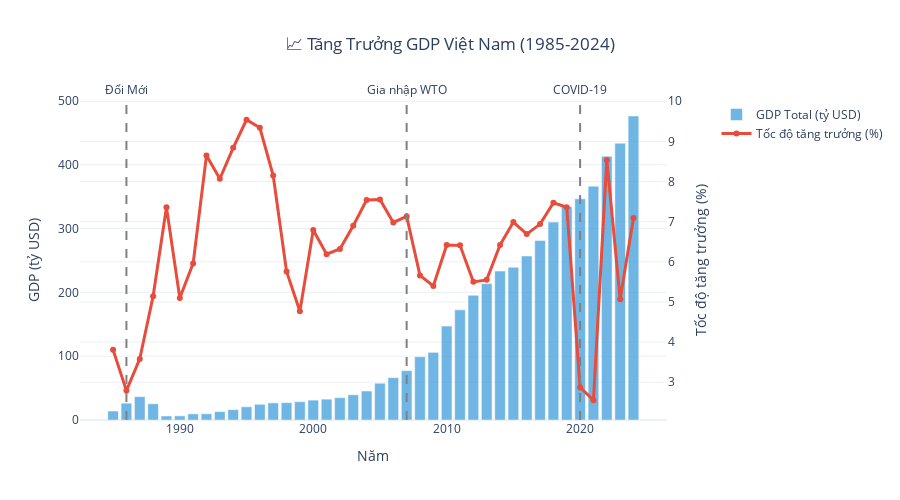

The notebook cell saved with this chart:
### Markdown cell above
## 📈 Phần 1: Tăng Trưởng Kinh Tế Qua 65 Năm

### Code cell
# GDP Total and Growth Rate over time
econ = datasets['economic'].copy()
econ['Period'] = econ['Year'].apply(categorize_period)

# Convert to numeric
econ['GDPTotalBillion'] = pd.to_numeric(econ['GDPTotalBillion'], errors='coerce')
econ['GDPGrowthRate'] = pd.to_numeric(econ['GDPGrowthRate'], errors='coerce')

# Create dual-axis chart
fig = make_subplots(
    rows=1, cols=1,
    specs=[[{"secondary_y": True}]]
)

# GDP Total (bars)
gdp_data = econ.dropna(subset=['GDPTotalBillion'])
fig.add_trace(
    go.Bar(
        x=gdp_data['Year'],
        y=gdp_data['GDPTotalBillion'],
        name='GDP Total (tỷ USD)',
        marker_color='#3498db',
        opacity=0.7
    ),
    secondary_y=False
)

# Growth Rate (line)
growth_data = econ.dropna(subset=['GDPGrowthRate'])
fig.add_trace(
    go.Scatter(
        x=growth_data['Year'],
        y=growth_data['GDPGrowthRate'],
        name='Tốc độ tăng trưởng (%)',
        line=dict(color='#e74c3c', width=3),
        mode='lines+markers'
    ),
    secondary_y=True
)

# Add vertical lines for key events
events = [
    (1986, 'Đổi Mới'),
    (2007, 'Gia nhập WTO'),
    (2020, 'COVID-19')
]

for year, event in events:
    fig.add_vline(
        x=year,
        line_dash="dash",
        line_color="gray",
        annotation_text=event,
        annotation_position="top"
    )

# Update layout
fig.update_xaxes(title_text="Năm")
fig.update_yaxes(title_text="GDP (tỷ USD)", secondary_y=False)
fig.update_yaxes(title_text="Tốc độ tăng trưởng (%)", secondary_y=True)

fig.update_layout(
    title={
        'text': '📈 Tăng Trưởng GDP Việt Nam (1985-2024)',
        'x': 0.5,
        'xanchor': 'center'
    },
    height=500,
    template='plotly_white',
    hovermode='x unified'
)

fig.show()

# Statistics
print("\n📊 Thống kê GDP:\n")
print(f"  GDP 1985: ${gdp_data.iloc[0]['GDPTotalBillion']:.1f}B")
print(f"  GDP 2024: ${gdp_data.iloc[-1]['GDPTotalBillion']:.1f}B")
print(f"  Tăng trưởng: {gdp_data.iloc[-1]['GDPTotalBillion']/gdp_data.iloc[0]['GDPTotalBillion']:.1f}x")
print(f"\n  Tốc độ TB 1986-1999: {econ[(econ['Year']>=1986) & (econ['Year']<2000)]['GDPGrowthRate'].mean():.2f}%")
print(f"  Tốc độ TB 2000-2019: {econ[(econ['Year']>=2000) & (econ['Year']<2020)]['GDPGrowthRate'].mean():.2f}%")
print(f"  Tốc độ TB 2020-2024: {econ[econ['Year']>=2020]['GDPGrowthRate'].mean():.2f}%")

### Figure 1 — Plotly figure (JSON) as saved in the notebook; plotly's stock layout.template omitted (floating-point values rounded to 4 significant figures)
{"data": [{"marker": {"color": "#3498db"}, "name": "GDP Total (tỷ USD)", "opacity": 0.7, "type": "bar", "x": [1985, 1986, 1987, 1988, 1989, 1990, 1991, 1992, 1993, 1994, 1995, 1996, 1997, 1998, 1999, 2000, 2001, 2002, 2003, 2004, 2005, 2006, 2007, 2008, 2009, 2010, 2011, 2012, 2013, 2014, 2015, 2016, 2017, 2018, 2019, 2020, 2021, 2022, 2023, 2024], "xaxis": "x", "y": [14.1, 26.34, 36.66, 25.42, 6.293, 6.472, 9.613, 9.867, 13.18, 16.29, 20.74, 24.66, 26.84, 27.21, 28.68, 31.17, 32.69, 35.06, 39.55, 45.43, 57.63, 66.37, 77.41, 99.13, 106.0, 147.2, 172.6, 195.6, 213.7, 233.5, 239.3, 257.1, 281.4, 310.1, 334.4, 346.6, 366.5, 413.4, 433.9, 476.4], "yaxis": "y"}, {"line": {"color": "#e74c3c", "width": 3}, "mode": "lines+markers", "name": "Tốc độ tăng trưởng (%)", "type": "scatter", "x": [1985, 1986, 1987, 1988, 1989, 1990, 1991, 1992, 1993, 1994, 1995, 1996, 1997, 1998, 1999, 2000, 2001, 2002, 2003, 2004, 2005, 2006, 2007, 2008, 2009, 2010, 2011, 2012, 2013, 2014, 2015, 2016, 2017, 2018, 2019, 2020, 2021, 2022, 2023, 2024], "xaxis": "x", "y": [3.81, 2.79, 3.58, 5.14, 7.36, 5.1, 5.96, 8.65, 8.07, 8.84, 9.54, 9.34, 8.15, 5.76, 4.77, 6.79, 6.19, 6.32, 6.9, 7.54, 7.55, 6.98, 7.13, 5.66, 5.4, 6.42, 6.41, 5.5, 5.55, 6.42, 6.99, 6.69, 6.94, 7.47, 7.36, 2.87, 2.55, 8.54, 5.07, 7.09], "yaxis": "y2"}], "layout": {"annotations": [{"showarrow": false, "text": "Đổi Mới", "x": 1986, "xanchor": "center", "xref": "x", "y": 1, "yanchor": "bottom", "yref": "y domain"}, {"showarrow": false, "text": "Gia nhập WTO", "x": 2007, "xanchor": "center", "xref": "x", "y": 1, "yanchor": "bottom", "yref": "y domain"}, {"showarrow": false, "text": "COVID-19", "x": 2020, "xanchor": "center", "xref": "x", "y": 1, "yanchor": "bottom", "yref": "y domain"}], "height": 500, "hovermode": "x unified", "shapes": [{"line": {"color": "gray", "dash": "dash"}, "type": "line", "x0": 1986, "x1": 1986, "xref": "x", "y0": 0, "y1": 1, "yref": "y domain"}, {"line": {"color": "gray", "dash": "dash"}, "type": "line", "x0": 2007, "x1": 2007, "xref": "x", "y0": 0, "y1": 1, "yref": "y domain"}, {"line": {"color": "gray", "dash": "dash"}, "type": "line", "x0": 2020, "x1": 2020, "xref": "x", "y0": 0, "y1": 1, "yref": "y domain"}], "title": {"text": "📈 Tăng Trưởng GDP Việt Nam (1985-2024)", "x": 0.5, "xanchor": "center"}, "xaxis": {"anchor": "y", "domain": [0, 0.94], "title": {"text": "Năm"}}, "yaxis": {"anchor": "x", "domain": [0, 1], "title": {"text": "GDP (tỷ USD)"}}, "yaxis2": {"anchor": "x", "overlaying": "y", "side": "right", "title": {"text": "Tốc độ tăng trưởng (%)"}}}}
